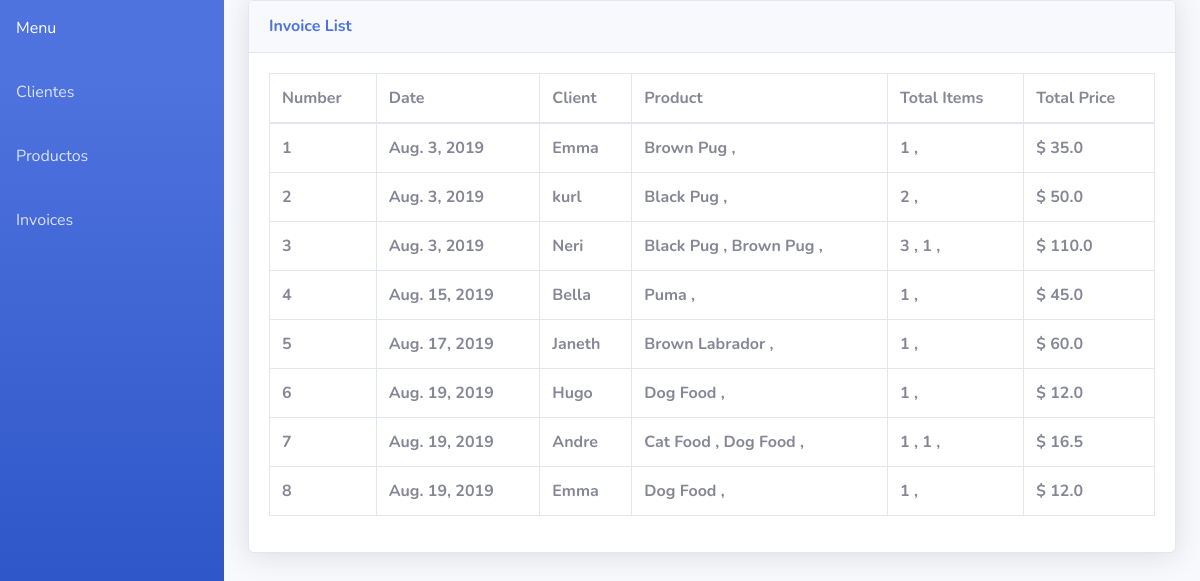
The app's page /viewInvoice/ with its own data.
### Ecommerce/models.py (models this page shows, shortened)
class Invoice(models.Model):
    clientes = models.ForeignKey(Clientes, on_delete=models.CASCADE)
    productos = models.ManyToManyField(Productos, through= 'InvoiceItems')
    number = models.AutoField(primary_key=True)
    date = models.DateField(auto_now_add=True)
    total = models.FloatField()
    def invoiceItems(self):
        return InvoiceItems.objects.filter(invoice=self.number)

class Clientes(models.Model):
    name = models.CharField(max_length=20)
    apellido = models.CharField(max_length=20)
    phone = models.IntegerField()
    email = models.CharField(max_length=50)
    address = models.CharField(max_length=50)
    def __str__(self):
        return self.name

class Productos(models.Model):
    brand = models.CharField(max_length=30)
    nameproduct = models.CharField(max_length=30)
    description = models.CharField(max_length=70)
    category = models.CharField(max_length=30)
    price = models.FloatField()
    photo = models.ImageField(upload_to='uploads/')
    stock = models.IntegerField()
    def __str__(self):
        return self.nameproduct

class InvoiceItems(models.Model):
    invoice = models.ForeignKey(Invoice, on_delete=models.CASCADE)
    productos = models.ForeignKey(Productos, on_delete=models.CASCADE)
    totalItem = models.IntegerField()
    finalPrice = models.FloatField()

### Ecommerce/views.py (the view)
# urls.py: path('viewInvoice/', views.InvoiceList, name='viewInvoice'),
def InvoiceList(request):
    invoice_list=Invoice.objects.all()
    return render(request, 'Ecommerce/listaInvoice.html',
    {'invoice_list': invoice_list}
    )

### Ecommerce/templates/Ecommerce/listaInvoice.html (shortened to what this page needs)
{% extends "Ecommerce/menu.html" %}
{% block content %}
  {% load static %}
  <link href="{% static 'vendor/datatables/dataTables.bootstrap4.min.css' %}" rel="stylesheet">
<div class="card shadow mb-4">
  <div class="card-header py-3">
    <h6 class="m-0 font-weight-bold text-primary">Invoice List</h6>
  </div>
  <div class="card-body">
    <div class="table-responsive">
      <table class="table table-bordered" id="dataTable" width="100%" cellspacing="0">
        <thead>
          <tr>
            <th>Number</th>
            <th>Date</th>
            <th>Client</th>
            <th>Product</th>
            <th>Total Items</th>
            <th>Total Price</th>
          </tr>
        </thead>
        <tbody>
        {% for invoice in invoice_list %}
          <tr>
            <th>{{invoice.number}}</th>
            <th>{{invoice.date}}</th>
            <th>{{invoice.clientes}}</th>
            <th>{% for product in invoice.productos.all %}
                {{product}}
                <span>&#44;</span>
                {% endfor %}
            </th>
            <th>{% for invoice_item in invoice.invoiceItems %}
                {{invoice_item.totalItem}}
                <span>&#44;</span>
                {% endfor %}
            </th>
            <th>$ {{invoice.total}}</th>
          </tr>
        {% endfor %}
        </tbody>
     </table>
    </div>
</div>
{% endblock %}

### records on screen
Invoice: number "1", date "Aug. 3, 2019", clientes "Emma", total "35.0"
Productos: nameproduct "Brown Pug"
InvoiceItems: totalItem "1"
Invoice: number "2", date "Aug. 3, 2019", clientes "kurl", total "50.0"
Productos: nameproduct "Black Pug"
InvoiceItems: totalItem "2"
Invoice: number "3", date "Aug. 3, 2019", clientes "Neri", total "110.0"
InvoiceItems: totalItem "3"
InvoiceItems: totalItem "1"
Invoice: number "4", date "Aug. 15, 2019", clientes "Bella", total "45.0"
Productos: nameproduct "Puma"
InvoiceItems: totalItem "1"
Invoice: number "5", date "Aug. 17, 2019", clientes "Janeth", total "60.0"
Productos: nameproduct "Brown Labrador"
InvoiceItems: totalItem "1"
Invoice: number "6", date "Aug. 19, 2019", clientes "Hugo", total "12.0"
Productos: nameproduct "Dog Food"
InvoiceItems: totalItem "1"
Invoice: number "7", date "Aug. 19, 2019", clientes "Andre", total "16.5"
Productos: nameproduct "Cat Food"
InvoiceItems: totalItem "1"
InvoiceItems: totalItem "1"
Invoice: number "8", date "Aug. 19, 2019", clientes "Emma", total "12.0"
InvoiceItems: totalItem "1"
